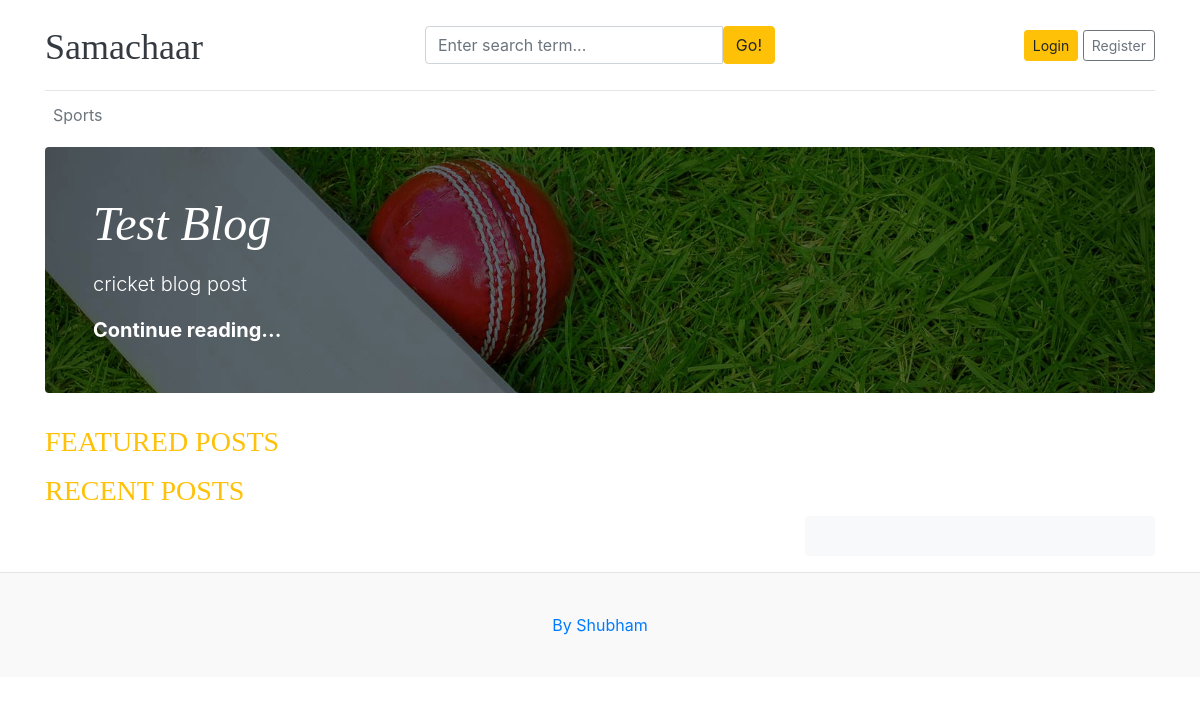
/, run on an earlier commit of the app's database.
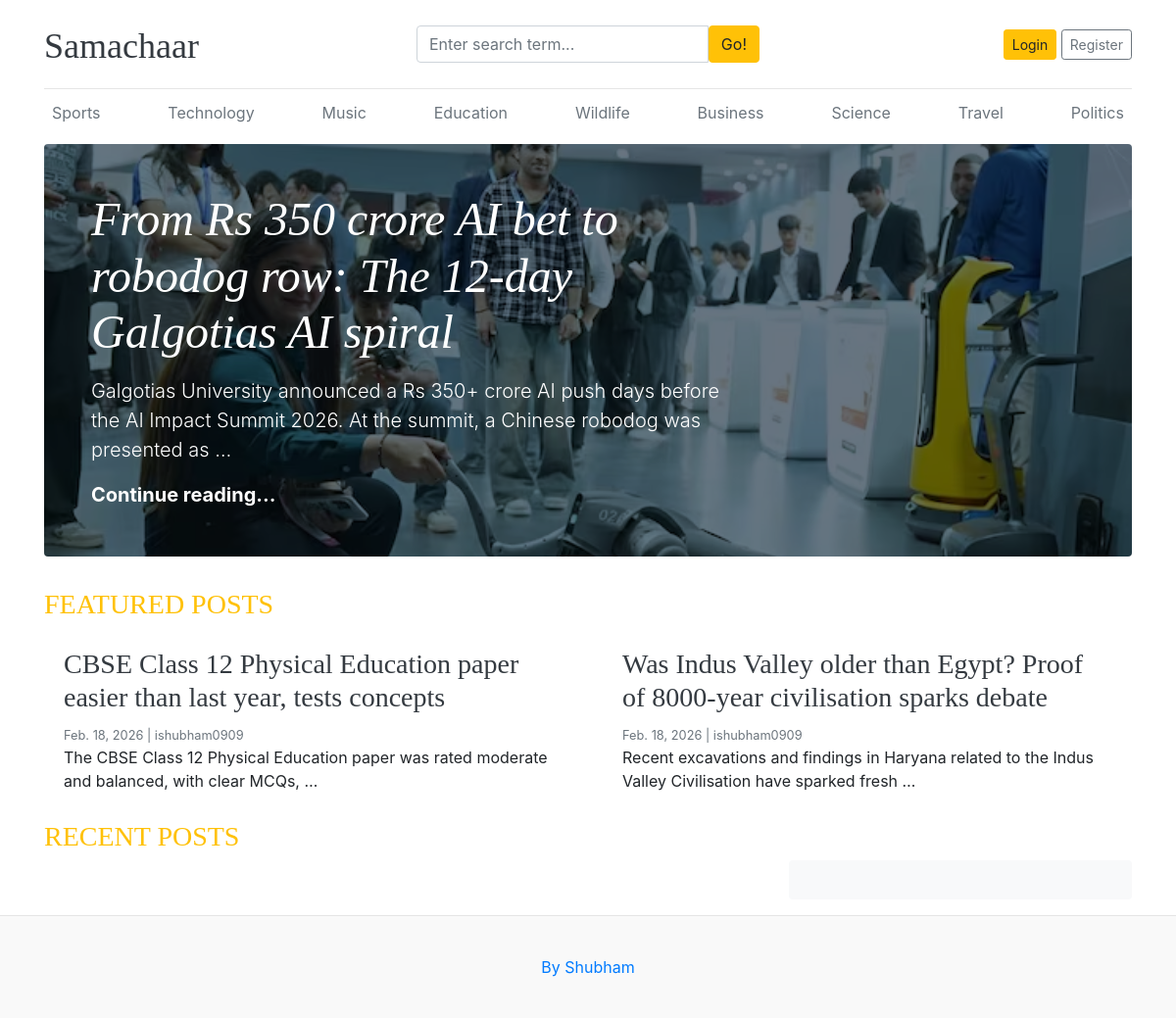
And on a later commit of the database.
### blogs/models.py (models this page shows, shortened)
class Category(models.Model):
    category_name = models.CharField(max_length=50, unique=True)
    created_at = models.DateField(auto_now_add=True)
    updated_at = models.DateField(auto_now_add=True)
    class Meta:
        verbose_name_plural = 'categories'

class Blog(models.Model):
    title = models.CharField(max_length=100)
    slug = models.SlugField(max_length=150, unique=True)
    category = models.ForeignKey(Category, on_delete=models.CASCADE) # on deleting category model related with it will also be deleted
    author = models.ForeignKey(User, on_delete=models.CASCADE)
    featued_image = models.ImageField(upload_to='uploads/%Y/%M/%D')
    short_description = models.TextField(max_length=500)
    blog_body = models.TextField(max_length=1000)
    status = models.CharField(choices=STATUS_CHOICES, default='Draft')
    is_featured = models.BooleanField(default=False)
    created_at = models.DateField(auto_now_add=True)
    updated_at = models.DateField(auto_now_add=True)

### bloggingSystem/views.py (the view)
# urls.py: 2. Add a URL to urlpatterns:  path('', views.home, name='home')
def home(request):
    featured_posts = Blog.objects.filter(is_featured=True, status='Published') #orderby('updated_at')
    posts = Blog.objects.filter(is_featured=False, status='Published')
    try:
        about = About.objects.get()
    except:
        about = None
    context = {
        'featured_posts' : featured_posts,
        'posts' : posts,
        'about' : about,
    }
    return render(request, 'home.html', context)

### blogs/context_processors.py (called while the page is built)
def get_categories(request):
    categories = Category.objects.all()
    return dict(categories = categories)

def get_social(request):
    links = Social.objects.all()
    return dict(links = links)

### templates/home.html (shortened to what this page needs)
{% extends "base.html" %}
{% block content %}
{% for post in featured_posts %}
{% if forloop.first %}
<div class="jumbotron p-3 p-md-5 text-white rounded bg-dark" style="background-image: url('{{ post.featued_image.url }}');background-blend-mode: overlay;background-size:cover;">
  <div class="col-md-8 px-0">
    <h1 class="display-4 font-italic">{{ post.title }}</h1>
    <p class="lead my-3">{{ post.short_description | truncatewords:25 }}</p>
    <p class="lead mb-0"><a href="{% url "blogs" post.slug %}" class="text-white font-weight-bold">Continue reading...</a></p>
  </div>
</div>
{% endif %}
{% endfor %}
<h3 class="text-uppercase text-warning" style="letter_spacing: 2px;">Featured Posts</h3>
<div class="row mb-2">
  {% for post in featured_posts %}
  {% if not forloop.first %}
  <div class="col-md-6">
    <div class="card border-0" >
      <div class="card-body">
        <h3><a href="{% url "blogs" post.slug %}" class="text-dark">{{ post.title }}</a></h3>
        <small class="mb-1 text-muted">{{post.created_at}} | {{ post.author }}</small>
        <p class="card-text">{{ post.short_description | truncatewords:15 }}</p>
      </div>
    </div>
  </div>
  {% endif %}
  {% endfor %}
</div>
<h3 class="text-uppercase text-warning" style="letter_spacing: 2px;">Recent Posts</h3>
<main role="main" class="container p-0">
  <div class="row">
    <div class="col-md-8 blog-main">
    </div>
    <aside class="col-md-4 blog-sidebar">
      <div class="p-3 mb-3 bg-light rounded">
      </div>
    </aside>
  </div>
</main>
{% endblock content %}

### templates/base.html (shortened to what this page needs)
{% load static %}
<!DOCTYPE html>
<html lang="en">
    <head>
        <link href="https://getbootstrap.com/docs/4.0/dist/css/bootstrap.min.css" rel="stylesheet">
        <link rel="stylesheet" href="https://cdnjs.cloudflare.com/ajax/libs/font-awesome/4.7.0/css/font-awesome.min.css">
        <link href="{% static '/css/blog.css' %}" rel="stylesheet">
    </head>
    <body>
        <div class="container">
            <header class="blog-header py-3">
                <div class="row flex-nowrap justify-content-between align-items-center">
                    <div class="col-4 pt-1">
                        <a class="blog-header-logo text-dark" href="/">Samachaar</a>
                    </div>
                    <div class="col-4">
                        <form action="{% url "search" %}" method="get">
                            <div class="input-group">
                                <input class="form-control" type="text" name="keyword" value="{{keyword}}" placeholder="Enter search term..." aria-label="Enter search term..." aria-describedby="button-search" />
                                <button class="btn btn-warning" id="button-search" type="submit">Go!</button>
                            </div>
                        </form>
                    </div>
                    <div class="col-4 d-flex justify-content-end align-items-center">
                        {% if not user.is_authenticated %}
                        <a class="btn btn-sm btn-warning" href="{% url "login" %}">Login</a> &nbsp;
                        <a class="btn btn-sm btn-outline-secondary" href="{% url "register" %}">Register</a>
                        {% else %}
                        <span>Hi, {{ user }}</span>
                        &emsp;
                        <span><a href="{% url 'dashboard' %}">Dashboard</a><span>
                        &emsp;
                        <span><a href="{% url 'logout' %}">Logout</a></span>
                        {% endif %}
                    </div>
                </div>
            </header>
            <div class="nav-scroller py-1 mb-2">
                <nav class="nav d-flex justify-content-between">
                    {% for cat in categories %}
                    <a class="p-2 text-muted" href="{% url 'posts_by_category' cat.id %}">{{ cat.category_name }}</a>
                    {% endfor %}
                </nav>
            </div>
            {% block content %}
            {% endblock content %}
        </div>
        <footer class="blog-footer">
            <p><a href="#">By Shubham</a></p>
        </footer>
    </body>
</html>

What changed in the data, as far as the page shows it:
removed Blog: featued_image (picture), title "Test Blog", short_description "cricket blog post"
added Category: category_name "Technology"
added Category: category_name "Music"
added Category: category_name "Education"
added Category: category_name "Wildlife"
added Category: category_name "Business"
added Category: category_name "Science"
added Category: category_name "Travel"
added Category: category_name "Politics"
added Blog: featued_image (picture), title "From Rs 350 crore AI bet to robodog row: The 12-day Galgotias AI spiral", short_description "Galgotias University announced a Rs 350+ crore AI push days before the AI Impact Summit 2026. At the summit, a Chinese robodog was presented as …"
added Blog: title "CBSE Class 12 Physical Education paper easier than last year, tests concepts", created_at "Feb. 18, 2026", author "ishubham0909", short_description "The CBSE Class 12 Physical Education paper was rated moderate and balanced, with clear MCQs, …", shown under "FEATURED POSTS"
added Blog: title "Was Indus Valley older than Egypt? Proof of 8000-year civilisation sparks debate", created_at "Feb. 18, 2026", author "ishubham0909", short_description "Recent excavations and findings in Haryana related to the Indus Valley Civilisation have sparked fresh …", shown under "FEATURED POSTS"
